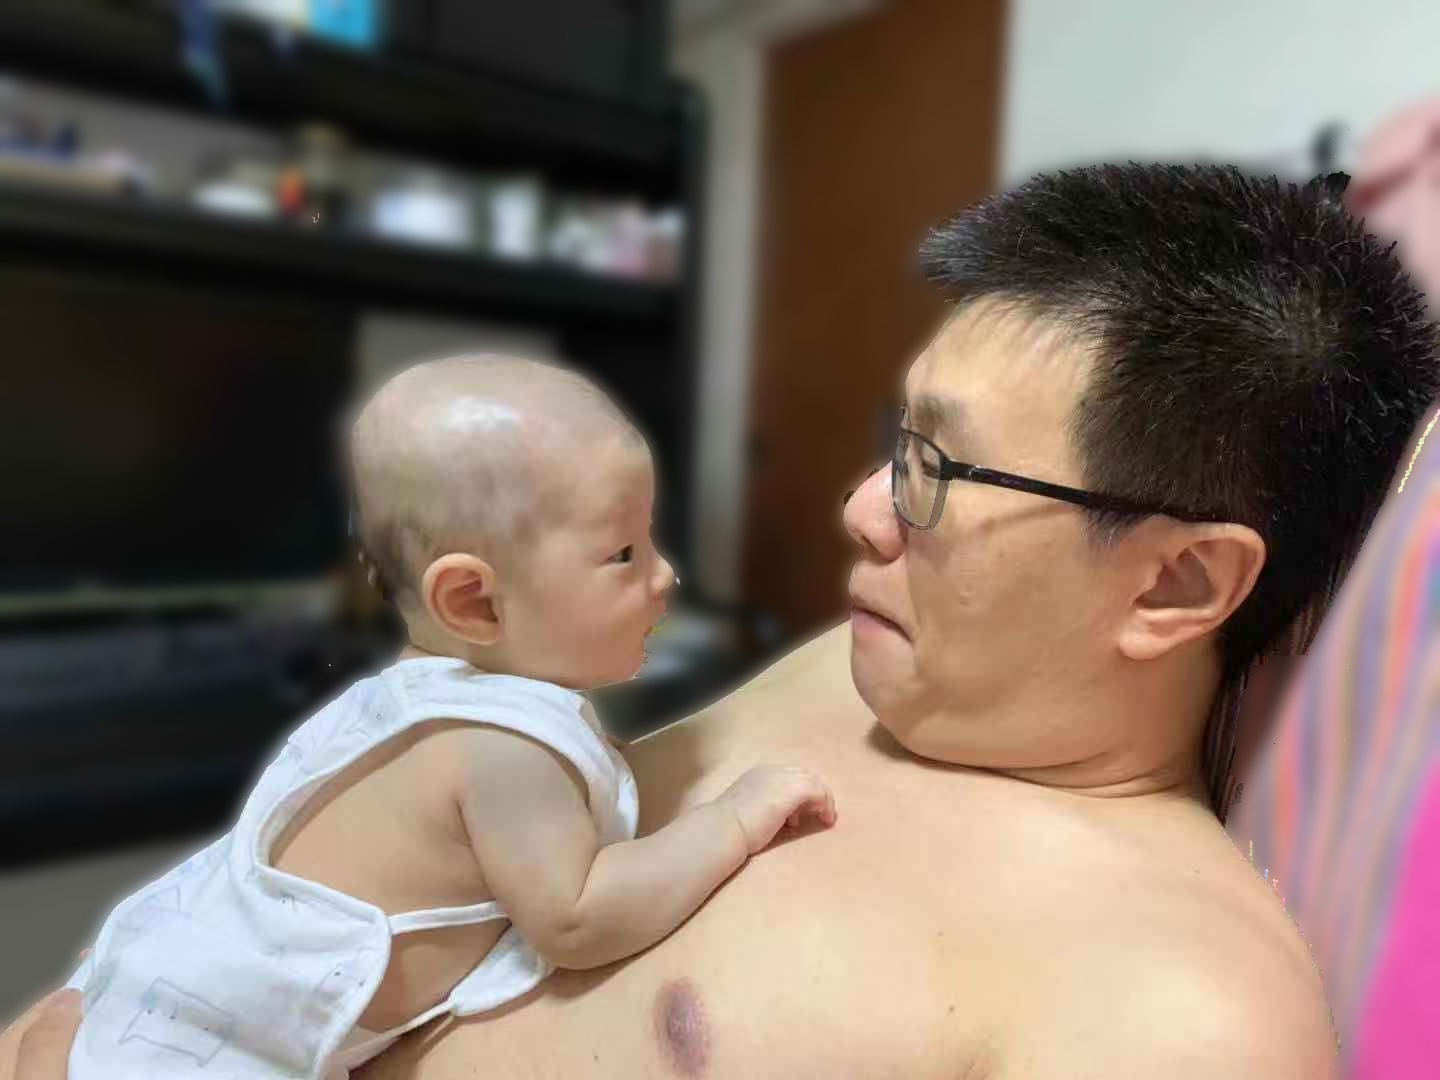

Recreate this plot in Python.
import cv2
import numpy as np
import matplotlib.pyplot as plt
from InterativeMask import InteractiveMask

# Initial User Mask
img = cv2.imread("./data/1493462248.jpg")
getMask = InteractiveMask(img)
mask_user = getMask.run()
# plt.imshow(mask_user, cmap='gray')
# plt.title('User input mask')
# plt.show()

mask = 3*np.ones(img.shape[:2],np.uint8)
# whereever it is marked white (sure foreground), change mask=1
# whereever it is marked black (sure background), change mask=0
# 2: Probable background, 3: probable foreground
mask[mask_user == 0] = 0
mask[mask_user == 255] = 1

bgdModel = np.zeros((1,65),np.float64)
fgdModel = np.zeros((1,65),np.float64)

# Loop until obtain good foreground image
img_filterd = cv2.bilateralFilter(img,51,50,100)
while(1):
    mask, bgdModel, fgdModel = cv2.grabCut(img_filterd, mask, None, bgdModel, fgdModel, 5, cv2.GC_INIT_WITH_MASK)
    mask_new = np.where((mask==2)|(mask==0),0,1).astype('uint8')

    # mask on image
    img_new = (img_filterd*0.5+mask_new[:,:,np.newaxis]*127).astype('uint8')

    getMask = InteractiveMask(img_new)
    mask_user = getMask.run()
    if(mask_user.max() == 128 and mask_user.min() == 128):
        break
    mask[mask_user == 0] = 0
    mask[mask_user == 255] = 1

img_foreground = img*mask_new[:,:,np.newaxis]
img_background = cv2.GaussianBlur(img,(51,51),0)*(1-mask_new[:,:,np.newaxis])
img_new = img_foreground + img_background
cv2.imwrite("./yhf_blur_background.jpg", img_new)
